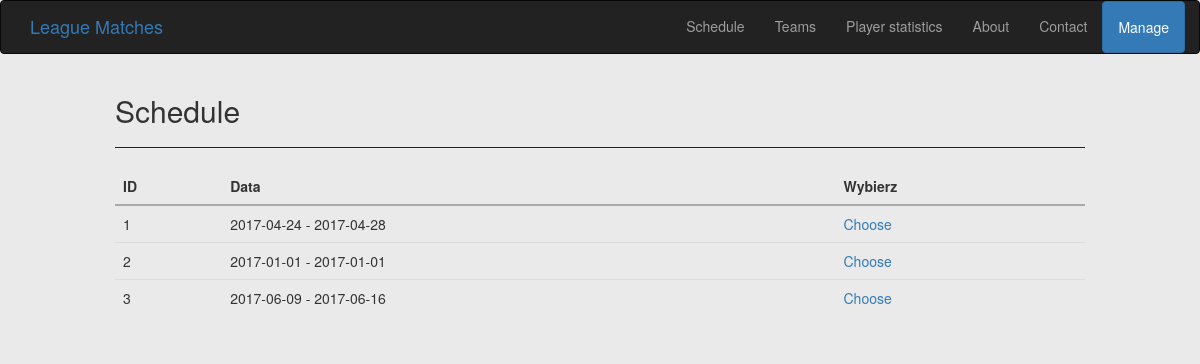
Before: /schedule/ with the older database file.
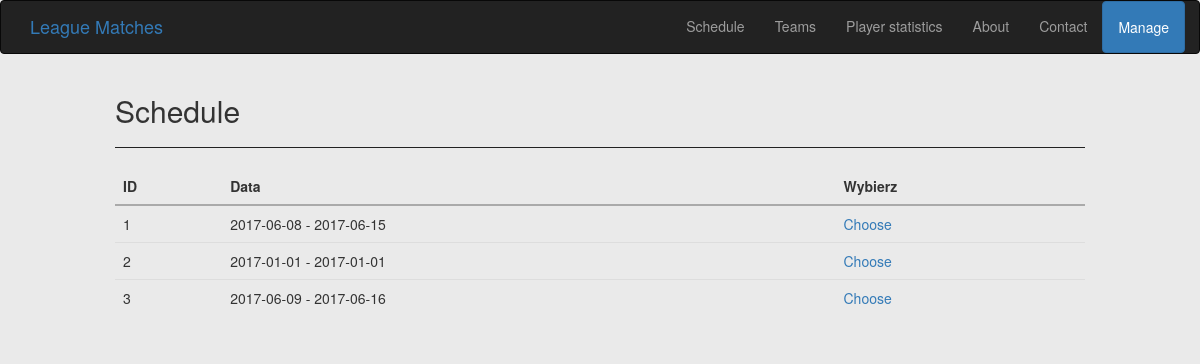
After: the same page with the newer database file.
### game/models.py (models this page shows)
class Serie(models.Model):
    begin = models.DateField()
    end = models.DateField()
    def __str__(self):
        return str(self.begin) + ' - ' + str(self.end)

### game/views.py (the view)
# urls.py: url(r'^schedule/$', views.show_schedule, name="schedule"),
def show_schedule(request):
    series = Serie.objects.all()
    return render_to_response('schedule.html', {'series': series})

### game/templates/schedule.html
{% extends "base.html" %}
{% block content %}
    <h2>Schedule</h2>
    <hr>
    <table class="table table-responsive">
        <thead>
            <tr>
                <th>ID</th>
                <th>Data</th>
                <th>Wybierz</th>
            </tr>
        </thead>
        <tbody>
            {% for s in series %}
                <tr>
                    <td>{{ s.id }}</td>
                    <td>{{ s }}</td>
                    <td><a href="{% url 'game:games' s.id %}">Choose</a></td>
                </tr>
            {% endfor %}
        </tbody>
    </table>
{% endblock %}

Changed rows visible on the page:
changed Serie id 1: begin+end "2017-04-24 - 2017-04-28" → "2017-06-08 - 2017-06-15"
